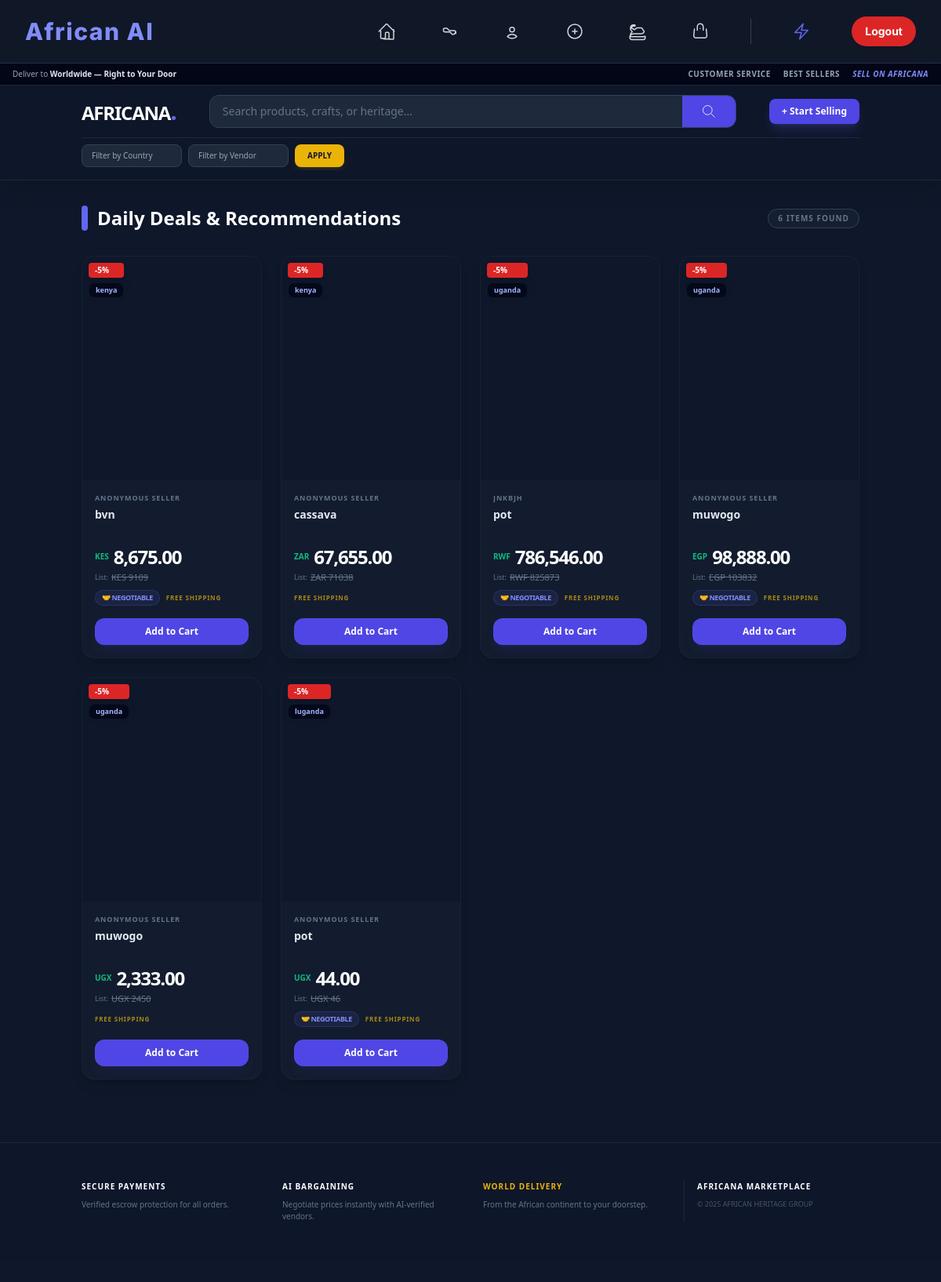
The app's page / (signed in) with its own data.
### eshop/models.py (models this page shows, shortened)
class Product(models.Model):
    image = CloudinaryField('image', blank=True, null=True)
    video = CloudinaryField('video', resource_type='video', blank=True, null=True)
    negotiated_price = models.DecimalField(max_digits=10, decimal_places=2, null=True, blank=True)
    is_negotiable = models.BooleanField(default=False)
    name = models.CharField(max_length=200)
    slug = models.SlugField(max_length=100, unique=True, blank=True)
    description = models.TextField()
    price = models.DecimalField(max_digits=10, decimal_places=2, null=True, blank=True)
    CURRENCY_CHOICES = [
        ('UGX', 'UGX (Ugandan Shilling)'),
        ('USD', 'USD (US Dollar)'),
        ('KES', 'KES (Kenyan Shilling)'),
        ('NGN', 'NGN (Nigerian Naira)'),
        ('GHS', 'GHS (Ghanaian Cedi)'),
        ('ZAR', 'ZAR (South African Rand)'),
        ('TZS', 'TZS (Tanzanian Shilling)'),
        ('RWF', 'RWF (Rwandan Franc)'),
        ('EGP', 'EGP (Egyptian Pound)'),
    ]
    currency = models.CharField(max_length=3, choices=CURRENCY_CHOICES, default='UGX')
    country = models.CharField(max_length=50)
    vendor_name = models.CharField(max_length=100, default='Anonymous Seller')
    whatsapp_number = models.CharField(max_length=20)
    tiktok_url = models.URLField(max_length=200, null=True, blank=True)
    def get_currency_code(self):
        if self.currency and self.currency != 'UGX':
            return self.currency
        currency_map = {
            'Uganda': 'UGX',
            'Kenya': 'KES',
            'Tanzania': 'TZS',
            'Rwanda': 'RWF',
            'Nigeria': 'NGN',
            'Ghana': 'GHS',
            'South Africa': 'ZAR',
            'Egypt': 'EGP',
            'Zimbabwe': 'USD',
            'USA': 'USD',
        }
        return currency_map.get(self.country, self.currency)
    class Meta:
        ordering = ['name']

### eshop/views.py (the view)
# urls.py: path('', views.product_list, name='product_list'),
@login_required
def product_list(request):
    products = Product.objects.all().order_by('-id')
    search_query = request.GET.get('search', '').strip()
    country_query = request.GET.get('country', '').strip()
    vendor_query = request.GET.get('vendor', '').strip()
    if search_query:
        products = products.filter(name__icontains=search_query)
    if country_query:
        products = products.filter(country__icontains=country_query)
    if vendor_query:
        products = products.filter(vendor_name__icontains=vendor_query)
    products = products.order_by('-id')
    cart = get_user_cart(request)
    cart_total = cart.cart_total if cart and cart.items.exists() else 0
    return render(request, 'eshop/product_list.html', {
        'products': products,
        'cart': cart,
        'cart_total': cart_total,
        'search_query': search_query,
        'country_query': country_query,
        'vendor_query': vendor_query,
    })

### eshop/templates/eshop/product_list.html (shortened to what this page needs)
{% extends "base.html" %}
{% load static %}
{% load cloudinary %}
{% load humanize %}
{% block content %}
<div class="bg-[#0f172a] min-h-screen text-slate-200 font-sans">
    <div class="bg-slate-950 text-slate-400 text-[10px] py-1.5 px-4 hidden md:flex justify-between items-center border-b border-slate-800">
        <div class="flex gap-4">
            <span>Deliver to <span class="text-slate-200 font-bold">Worldwide — Right to Your Door</span>
        </div>
        <div class="flex gap-4 uppercase tracking-wider font-semibold">
            <a href="#" class="hover:text-white transition-colors">Customer Service</a>
            <a href="#" class="hover:text-white transition-colors">Best Sellers</a>
            <a href="{% url 'eshop:add_product' %}" class="text-indigo-400 font-bold hover:text-indigo-300 italic">Sell on Africana</a>
        </div>
    </div>
    <header class="bg-slate-900/95 border-b border-slate-800 sticky top-0 z-50 backdrop-blur-md shadow-xl">
        <div class="container mx-auto px-4 py-3">
            <div class="flex items-center justify-between gap-4 mb-3">
                <a href="{% url 'eshop:product_list' %}" class="flex items-center gap-1 group whitespace-nowrap">
                    <h1 class="text-xl sm:text-2xl font-black tracking-tighter uppercase text-white">
                        Africana<span class="text-indigo-500 text-3xl">.</span>
                    </h1>
                </a>
                <form method="GET" action="{% url 'eshop:product_list' %}" class="hidden md:flex flex-grow max-w-2xl">
                    <div class="flex w-full group rounded-xl overflow-hidden focus-within:ring-2 focus-within:ring-indigo-500 bg-slate-800 border border-slate-700 shadow-inner">
                        <input type="text" name="search" value="{{ search_query|default:'' }}" placeholder="Search products, crafts, or heritage..."
                               class="w-full bg-transparent text-white text-sm py-2.5 px-4 outline-none placeholder-slate-500">
                        <button type="submit" class="bg-indigo-600 hover:bg-indigo-500 px-6 transition-all">
                            <svg class="w-5 h-5 text-white" fill="none" stroke="currentColor" viewBox="0 0 24 24"><path d="M21 21l-6-6m2-5a7 7 0 11-14 0 7 7 0 0114 0z"></path></svg>
                        </button>
                    </div>
                </form>
                <div class="flex items-center gap-2 sm:gap-4">
                    <a href="{% url 'eshop:add_product' %}" class="bg-indigo-600 hover:bg-indigo-500 text-white text-[10px] sm:text-xs font-bold py-2 px-4 rounded-lg transition-all active:scale-95 shadow-lg shadow-indigo-500/20">
                        + Start Selling
                    </a>
                </div>
            </div>
            <div class="flex items-center gap-2 overflow-x-auto pb-1 no-scrollbar border-t border-slate-800 pt-2 mt-2">
                <form method="GET" class="flex gap-2">
                    <input type="text" name="country" value="{{ country_query|default:'' }}" placeholder="Filter by Country"
                           class="bg-slate-800 border border-slate-700 text-white text-[10px] rounded-lg py-1.5 px-3 w-32 focus:ring-2 focus:ring-indigo-500 outline-none">
                    <input type="text" name="vendor" value="{{ vendor_query|default:'' }}" placeholder="Filter by Vendor"
                           class="bg-slate-800 border border-slate-700 text-white text-[10px] rounded-lg py-1.5 px-3 w-32 focus:ring-2 focus:ring-indigo-500 outline-none">
                    <button type="submit" class="bg-yellow-500 hover:bg-yellow-400 text-slate-900 px-4 py-1.5 rounded-lg font-bold text-[10px] uppercase shadow-lg shadow-yellow-500/10">
                        Apply
                    </button>
                </form>
            </div>
        </div>
    </header>
    <div class="container mx-auto px-4 py-8">
        <div class="flex items-center justify-between mb-8">
            <h3 class="text-lg sm:text-2xl font-black text-white flex items-center gap-3">
                <span class="w-2 h-8 bg-indigo-500 rounded-full"></span>
                Daily Deals & Recommendations
            </h3>
            <span class="text-[10px] text-slate-500 font-bold uppercase tracking-widest bg-slate-800/50 px-3 py-1 rounded-full border border-slate-700">
                {{ products|length }} Items Found
            </span>
        </div>
        <div class="grid grid-cols-2 md:grid-cols-3 lg:grid-cols-4 xl:grid-cols-5 gap-3 sm:gap-6">
            {% for product in products %}
            <div class="group bg-slate-800/30 rounded-2xl border border-slate-800/50 hover:border-indigo-500/50 hover:bg-slate-800/60 transition-all duration-300 flex flex-col relative overflow-hidden shadow-lg">
                <a href="{% url 'eshop:product_detail' product.slug %}" class="block relative aspect-[4/5] overflow-hidden bg-slate-900">
                    <div class="absolute top-2 left-2 flex flex-col gap-1.5">
                        <span class="bg-red-600 text-white px-2 py-0.5 rounded text-[10px] font-black uppercase shadow-xl">-5%</span>
                        <span class="bg-slate-950/80 backdrop-blur-md px-2 py-0.5 rounded-lg text-[9px] font-bold text-indigo-300 border border-white/5">
                            {{ product.country }}
                        </span>
                    </div>
                </a>
                <div class="p-3 sm:p-4 flex flex-col flex-grow">
                    <p class="text-[9px] text-slate-500 font-bold uppercase tracking-widest mb-1 truncate">{{ product.vendor_name|default:"Anonymous Seller" }}</p>
                    <a href="{% url 'eshop:product_detail' product.slug %}" class="block mb-2">
                        <h3 class="text-xs sm:text-sm font-bold text-slate-200 line-clamp-2 leading-tight group-hover:text-indigo-400 transition-colors h-8 sm:h-10">
                            {{ product.name }}
                        </h3>
                    </a>
                    <div class="mt-auto">
                        <div class="space-y-0.5 mb-2">
                            <div class="flex items-center gap-1.5">
                                <span class="text-[10px] font-bold text-emerald-500">{{ product.get_currency_code|default:"KES" }}</span>
                                <span class="text-lg sm:text-2xl font-black text-white tracking-tighter">{{ product.price|intcomma }}</span>
                            </div>
                            <div class="text-[11px] text-slate-500 flex items-center gap-1">
                                <span class="text-[9px]">List:</span>
                                <span class="line-through">
                                    {{ product.get_currency_code|default:"KES" }}
                                    {% widthratio product.price 100 105 %}
                                </span>
                            </div>
                        </div>
                        <div class="mt-2 min-h-[20px] flex items-center gap-2">
                            {% if product.is_negotiable %}
                                <span class="text-[8px] sm:text-[9px] font-bold text-indigo-400 bg-indigo-500/10 px-2 py-0.5 rounded-full border border-indigo-500/20 uppercase tracking-tighter">
                                    🤝 Negotiable
                                </span>
                            {% endif %}
                            <span class="text-[8px] text-yellow-500/70 font-bold uppercase tracking-widest">Free Shipping</span>
                        </div>
                        <a href="{% url 'eshop:add_to_cart' product.id %}" class="mt-4 w-full block text-center bg-indigo-600 hover:bg-indigo-500 text-white py-2 rounded-xl text-[10px] sm:text-xs font-bold transition-all border border-indigo-500/20 active:scale-95 shadow-lg shadow-indigo-600/10">
                            Add to Cart
                        </a>
                    </div>
                </div>
            </div>
            {% endfor %}
        </div>
    </div>
    <div class="bg-slate-900/50 border-t border-slate-800 py-12 mt-12">
        <div class="container mx-auto px-4 grid grid-cols-1 sm:grid-cols-4 gap-8 text-center sm:text-left">
            <div class="flex flex-col items-center sm:items-start gap-2">
                <h4 class="font-bold text-white text-[10px] uppercase tracking-widest text-indigo-500">Secure Payments</h4>
                <p class="text-[10px] text-slate-500">Verified escrow protection for all orders.</p>
            </div>
            <div class="flex flex-col items-center sm:items-start gap-2">
                <h4 class="font-bold text-white text-[10px] uppercase tracking-widest text-emerald-500">AI Bargaining</h4>
                <p class="text-[10px] text-slate-500">Negotiate prices instantly with AI-verified vendors.</p>
            </div>
            <div class="flex flex-col items-center sm:items-start gap-2">
                <h4 class="font-bold text-white text-[10px] uppercase tracking-widest text-yellow-500">World Delivery</h4>
                <p class="text-[10px] text-slate-500">From the African continent to your doorstep.</p>
            </div>
            <div class="flex flex-col items-center sm:items-start gap-2 border-l border-slate-800 pl-4 hidden sm:flex">
                <h4 class="font-bold text-white text-[10px] uppercase tracking-widest">Africana Marketplace</h4>
                <p class="text-[9px] text-slate-600 uppercase">© 2025 African Heritage Group</p>
            </div>
        </div>
    </div>
</div>
{% endblock %}

### templates/base.html (shortened to what this page needs)
<!DOCTYPE html>
<html lang="en">
<head>
    <script src="https://cdn.tailwindcss.com"></script>
</head>
<body class="bg-gray-900 text-gray-100 min-h-screen flex flex-col">
    <header class="sticky top-0 z-50 header-glass">
        <nav class="max-w-7xl mx-auto px-4 sm:px-6 lg:px-8">
            <div class="flex justify-between items-center h-20">
                <div class="flex-shrink-0">
                    <a href="{% url 'eshop:product_list' %}" class="text-3xl font-extrabold text-indigo-400 hover:text-indigo-300 transition duration-150 tracking-wider">
                        African AI
                    </a>
                </div>
                <div class="hidden md:flex md:space-x-8 lg:space-x-12 items-center">
                    <a href="{% url  'eshop:product_list' %}" class="nav-link text-gray-300 hover:text-indigo-400 py-2 text-base font-medium">
                        <span class="nav-icon-container">
                        </span>
                    </a>
                    <a href="{% url 'languages:browse_job_listings' %}" class="nav-link text-gray-300 hover:text-indigo-400 py-2 text-base font-medium">
                        <span class="nav-icon-container">
                        </span>
                    </a>
                    <a href="{% url 'users:profile' %}" class="nav-link text-gray-300 hover:text-indigo-400 py-2 text-base font-medium">
                        <span class="nav-icon-container">
                        </span>
                    </a>
                    <a href="{% url 'languages:post_job' %}" class="nav-link text-gray-300 hover:text-indigo-400 py-2 text-base font-medium">
                        <span class="nav-icon-container">
                            <svg class="w-6 h-6 stroke-current" xmlns="http://www.w3.org/2000/svg" fill="none" viewBox="0 0 24 24" stroke-width="1.5">
                                <path stroke-linecap="round" stroke-linejoin="round" d="M12 9v6m3-3H9m12 0a9 9 0 1 1-18 0 9 9 0 0 1 18 0Z" />
                            </svg>
                        </span>
                    </a>
                    <a href="{% url 'languages:recruiters_page' %}" class="nav-link text-gray-300 hover:text-indigo-400 py-2 text-base font-medium">
                        <span class="nav-icon-container">
                        </span>
                    </a>
                    <a href="{% url 'eshop:product_list' %}" class="nav-link text-gray-300 hover:text-indigo-400 py-2 text-base font-medium">
                        <span class="nav-icon-container">
                        </span>
                    </a>
                    {% if user.is_authenticated %}
                    <a href="{% url 'languages:user_profile' %}"
                        class="nav-link flex items-center text-indigo-400 hover:text-indigo-300 py-2 text-base font-medium group">
                        <span class="nav-icon-container">
                            <svg class="w-6 h-6 text-indigo-500 group-hover:text-indigo-300 stroke-current" xmlns="http://www.w3.org/2000/svg" fill="none" viewBox="0 0 24 24" stroke-width="1.5">
                                <path stroke-linecap="round" stroke-linejoin="round" d="M3.75 13.5l10.5-11.25L12 10.5h8.25L9.75 21.75 12 13.5H3.75Z" />
                            </svg>
                        </span>
                    </a>
                    <a href="{% url 'languages:user_logout' %}"
                        class="ml-2 inline-flex items-center justify-center px-4 py-2 border border-transparent rounded-full shadow-sm text-sm font-bold text-white bg-red-600 hover:bg-red-700 transition duration-150 ease-in-out transform hover:scale-105">
                        Logout
                    </a>
                    {% endif %}
                </div>
                </div>
        </nav>
        </header>
    <main class="flex-grow">
        {% block content %}
        {% endblock %}
    </main>
</body>
</html>

### records on screen
Product: country "kenya", vendor_name "ANONYMOUS SELLER", name "bvn", get_currency_code "KES", price "8,675.00", price "9109", is_negotiable "🤝 NEGOTIABLE"
Product: country "kenya", vendor_name "ANONYMOUS SELLER", name "cassava", get_currency_code "ZAR", price "67,655.00", price "71038"
Product: country "uganda", vendor_name "JNKBJH", name "pot", get_currency_code "RWF", price "786,546.00", price "825873", is_negotiable "🤝 NEGOTIABLE"
Product: country "uganda", vendor_name "ANONYMOUS SELLER", name "muwogo", get_currency_code "EGP", price "98,888.00", price "103832", is_negotiable "🤝 NEGOTIABLE"
Product: country "uganda", vendor_name "ANONYMOUS SELLER", name "muwogo", get_currency_code "UGX", price "2,333.00", price "2450"
Product: country "luganda", vendor_name "ANONYMOUS SELLER", name "pot", get_currency_code "UGX", price "44.00", price "46", is_negotiable "🤝 NEGOTIABLE"

### other values on screen
{{ products|length }} "6"
